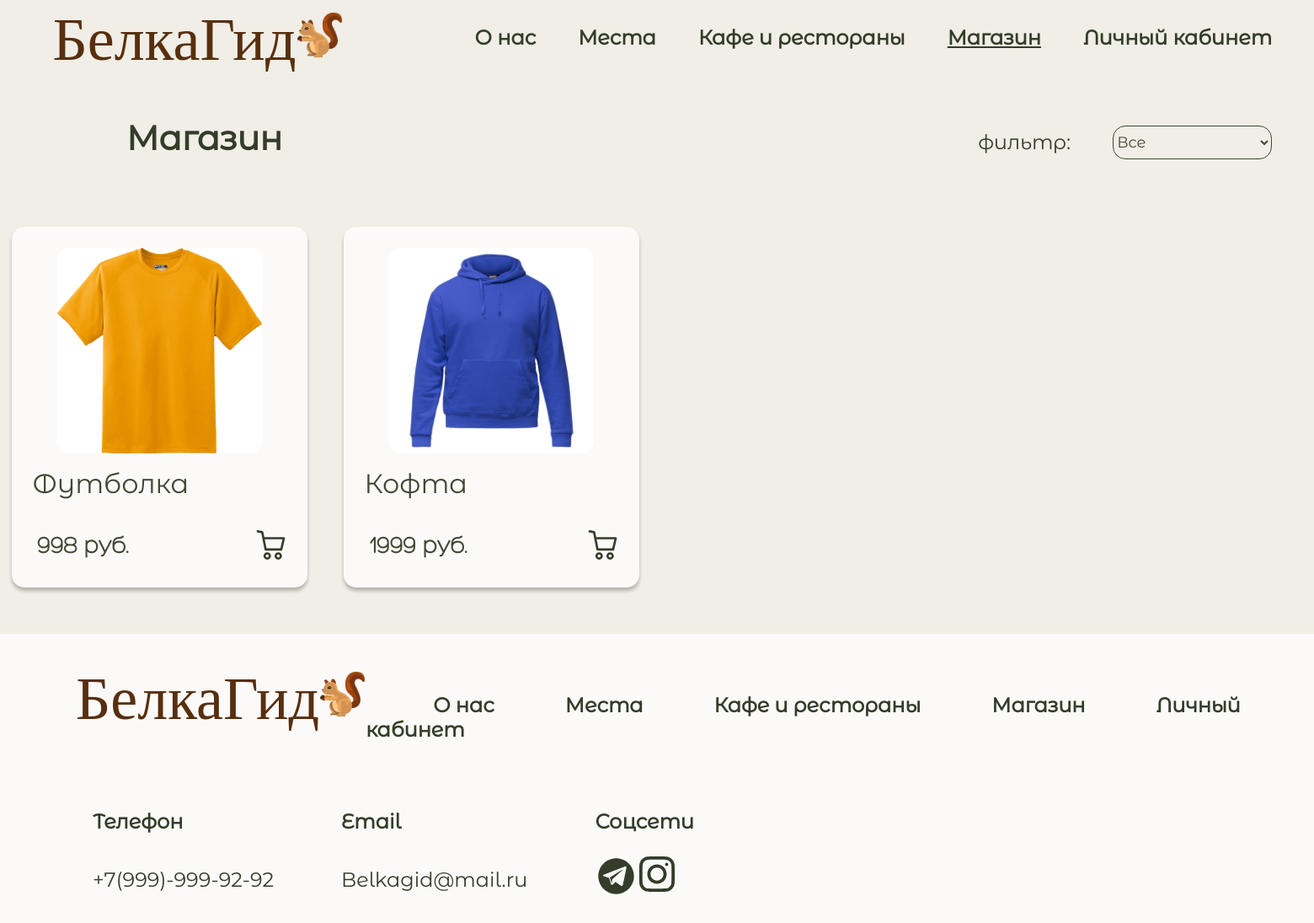
The page /shop/ on the database as committed earlier.
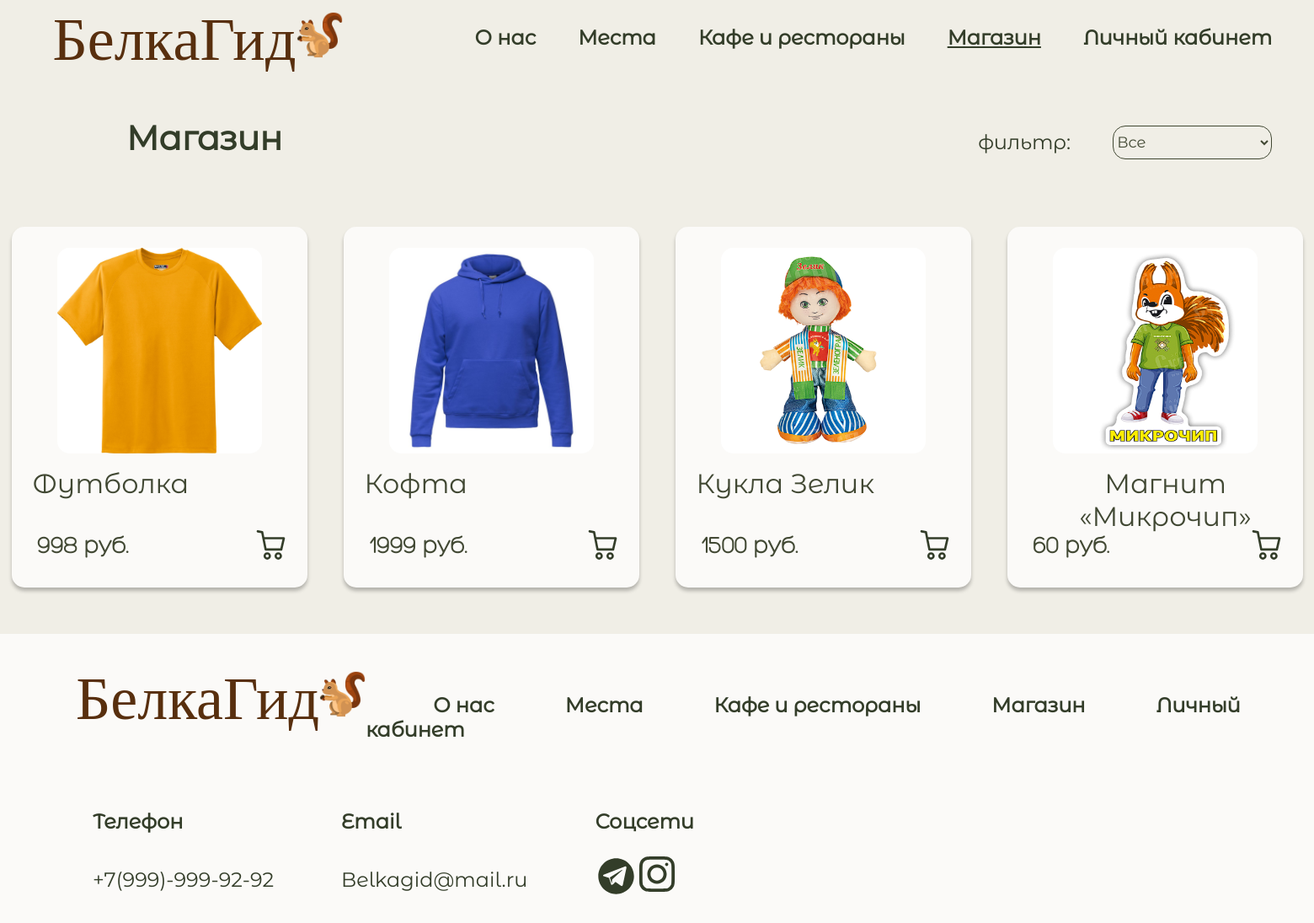
The same page on the database as committed later.
### belka/models.py (models this page shows, shortened)
class Shop(models.Model):
    name = models.TextField()
    cost = models.IntegerField()
    image = models.FilePathField(path='static/img/shops', null=1)
    type = models.IntegerField(default=0)

### belka/views.py (the view)
# urls.py: path('shop/', shop_page),
def shop_page(request):
    items = Shop.objects.all()
    for item in items:
        item.image = item.image.replace("static/", "")
    context = {
        'items': items,
    }
    return render(request, 'magazin.html', context)

### templates/magazin.html (shortened to what this page needs)
{% load static %}
<!DOCTYPE html>
<html>
<head>
    <link rel="stylesheet" href="{% static 'css/main.css' %}">
    <link rel="stylesheet" href="{% static 'css/main1.css' %}">
</head>
<body>
<div class="wrapper">
    <div class="content">
        <header>
            <div class="headermenu">
                <div class="logo">
                    <div class="logotype">
                        <div class="nazvanie"><a href="/">БелкаГид</a></div>
                        <img class="imgbelka" src="{% static 'img/белка.png' %}" alt="" width="55"
                             height="55">
                    </div>
                    <div class="menu">
                        <a href="../about">О нас</a>
                        <a href="../places">Места</a>
                        <a href="../cafe">Кафе и рестораны</a>
                        <a style="text-decoration: underline;" href="../shop">Магазин</a>
                        <a href="../profile">Личный кабинет</a>
                    </div>
                </div>
            </div>
        </header>
        <div class="strname">
            <h1>Магазин</h1>
            <h2>фильтр: </h2>
            <select id="type-filter" class="boxfiltr" onchange="filterItems()">
                <option value="all">Все</option>
            </select>
        </div>
        <div class="tovari">
            {% for item in items %}
                <div class="tovar" data-type="{{ item.type }}">
                    <img src="{% static item.image %}" alt="{{ item.name }}">
                    <div class="card-body">
                        <h1>{{ item.name }}</h1>
                        <h2>{{ item.cost }} руб.</h2>
                    </div>
                </div>
            {% endfor %}
        </div>
        <div class="footer">
            <div class="logo">
                <div class="logotype">
                    <div class="nazvanie"><a href="/">БелкаГид</a></div>
                    <img class="imgbelka" src="{% static 'img/белка.png' %}" alt="" width="55"
                         height="55">
                </div>
                <div class="footermenu">
                    <a href="../about">О нас</a>
                    <a href="../places">Места</a>
                    <a href="../cafe">Кафе и рестораны</a>
                    <a href="../shop">Магазин</a>
                    <a href="../profile">Личный кабинет</a>
                </div>
            </div>
            <div class="logo">
                <div class="svyz">
                    <h1>Телефон</h1>
                    <h2>+7(999)-999-92-92</h2>
                </div>
                <div class="svyz">
                    <h1>Email</h1>
                    <h2>Belkagid@mail.ru</h2>
                </div>
                <div class="svyz">
                    <h1>Соцсети</h1>
                    <div class="managers">
                    </div>
                </div>
            </div>
        </div>
</body>
</html>

### static/css/main.css (style rules this page uses)
html { overflow-y: scroll; background: #f0eee6; }
* { margin: 0; padding: 0; }
html, body { height: 100%; }
.wrapper { display: flex; flex-direction: column; height: 100%; }
.content { flex: 1 0 auto; }
.footer { flex: 0 0 auto; }

### static/css/main1.css (style rules this page uses)
html { overflow-y: scroll; background: #f0eee6; }
* { margin: 0; padding: 0; }
html, body { height: 100%; }
.wrapper { display: flex; flex-direction: column; height: 100%; }
.content { flex: 1 0 auto; }
.footer { flex: 0 0 auto; }
@media (min-width: 1441px) and (max-width: 1890px) { .logo { display: flex; height: 35%; } }
@media (min-width: 1441px) and (max-width: 1890px) { .nazvanie a { text-decoration: none; color: #582F0E; font-weight: 500; font-size: 72px; font-family: "UrbanSlavic"; } }
@media (min-width: 1441px) and (max-width: 1890px) { .logotype { display: flex; justify-content: flex-start; padding-left: 4%; padding-top: 6px; flex: 0.25; } }
@media (min-width: 1441px) and (max-width: 1890px) { .menu { display: flex; justify-content: flex-end; flex: 0.75; } }
@media (min-width: 1441px) and (max-width: 1890px) { .menu a { color: #333D29; text-decoration: none; font-family: 'Montserrat Alternates'; font-weight: 600; font-size: 24px; padding-top: 30px; margin-right: 50px; padding-bottom: 30px; } }
@media (min-width: 1441px) and (max-width: 1890px) { .imgbelka { padding-top: 8px; } }
@media (min-width: 1441px) and (max-width: 1890px) { .footer { margin-top: 55px; padding: 30px; background-color: #FBFAF8; } }
@media (min-width: 1441px) and (max-width: 1890px) { .footermenu { padding-top: 40px; } }
@media (min-width: 1441px) and (max-width: 1890px) { .footermenu a { color: #333D29; text-decoration: none; font-family: 'Montserrat Alternates'; font-weight: 600; font-size: 24px; margin-left: 80px; } }
@media (min-width: 1441px) and (max-width: 1890px) { .svyz h1 { font-weight: 600; font-size: 24px; color: #333d29; font-family: 'Montserrat Alternates'; } }
@media (min-width: 1441px) and (max-width: 1890px) { .svyz h2 { margin-top: 40px; font-weight: 500; font-size: 24px; color: #333d29; font-family: 'Montserrat Alternates'; } }
@media (min-width: 1441px) and (max-width: 1890px) { .svyz { display: flex; flex-direction: column; margin-left: 80px; margin-top: 80px; } }
@media (min-width: 1441px) and (max-width: 1890px) { .strname { display: flex; } }
@media (min-width: 1441px) and (max-width: 1890px) { .strname h1 { flex: 2; font-family: 'Montserrat Alternates'; color: #333D29; font-weight: 700; font-size: 40px; padding-top: 50px; padding-left: 150px; } }
@media (min-width: 1441px) and (max-width: 1890px) { .strname h2 { flex: 1; font-family: 'Montserrat Alternates'; color: #333D29; padding-top: 65px; padding-right: 50px; text-align: end; font-weight: 200; font-size: 24px; } }
@media (min-width: 1441px) and (max-width: 1890px) { .tovari { padding-top: 80px; display: grid; justify-content: center; grid-template-columns: repeat(4, 1fr); gap: 1rem; grid-auto-rows: min-content; } }
@media (min-width: 1441px) and (max-width: 1890px) { .tovar { position: relative; width: 351px; height: 428px; box-shadow: 0 4px 4px 0 rgba(0, 0, 0, 0.25); background: #FBFAF8; border-radius: 15px; text-align: center; place-items: center; align-self: center; justify-self: center; } }
@media (min-width: 1441px) and (max-width: 1890px) { .tovar img { border-radius: 15px; width: 243px; height: 244px; background: #fff; margin-top: 25px; } }
@media (min-width: 1441px) and (max-width: 1890px) { .basket { position:absolute; left:290px; top:360px; } }
@media (min-width: 1441px) and (max-width: 1890px) { .tovar h1 { position: absolute; left: 25px; top: 285px; text-align: center; font-family: 'Montserrat Alternates'; font-weight: 400; font-size: 32px; color: #414833; } }
@media (min-width: 1441px) and (max-width: 1890px) { .tovar h2 { position: absolute; left: 30px; top: 360px; font-family: 'Hero'; font-weight: 800; font-size: 28px; color: #414833; } }
@media (min-width: 1441px) and (max-width: 1890px) { .managers { display: flex; } }
@media (min-width: 1441px) and (max-width: 1890px) { html { scroll-behavior: smooth; } }
@media (min-width: 1441px) and (max-width: 1890px) { .boxfiltr { width: 320px; height: 40px; border: 1px solid #414833; font-size: 18px; color: #414833; background-color: #F0EEE6; border-radius: 15px; font-family: 'Montserrat Alternates'; flex: 0.5; margin-top:60px; margin-right:50px; } }

Rows that differ between the two databases and show on the page:
added Shop: shows a picture, name "Кукла Зелик", cost "1500"
added Shop: shows a picture, name "Магнит «Микрочип»", cost "60"
